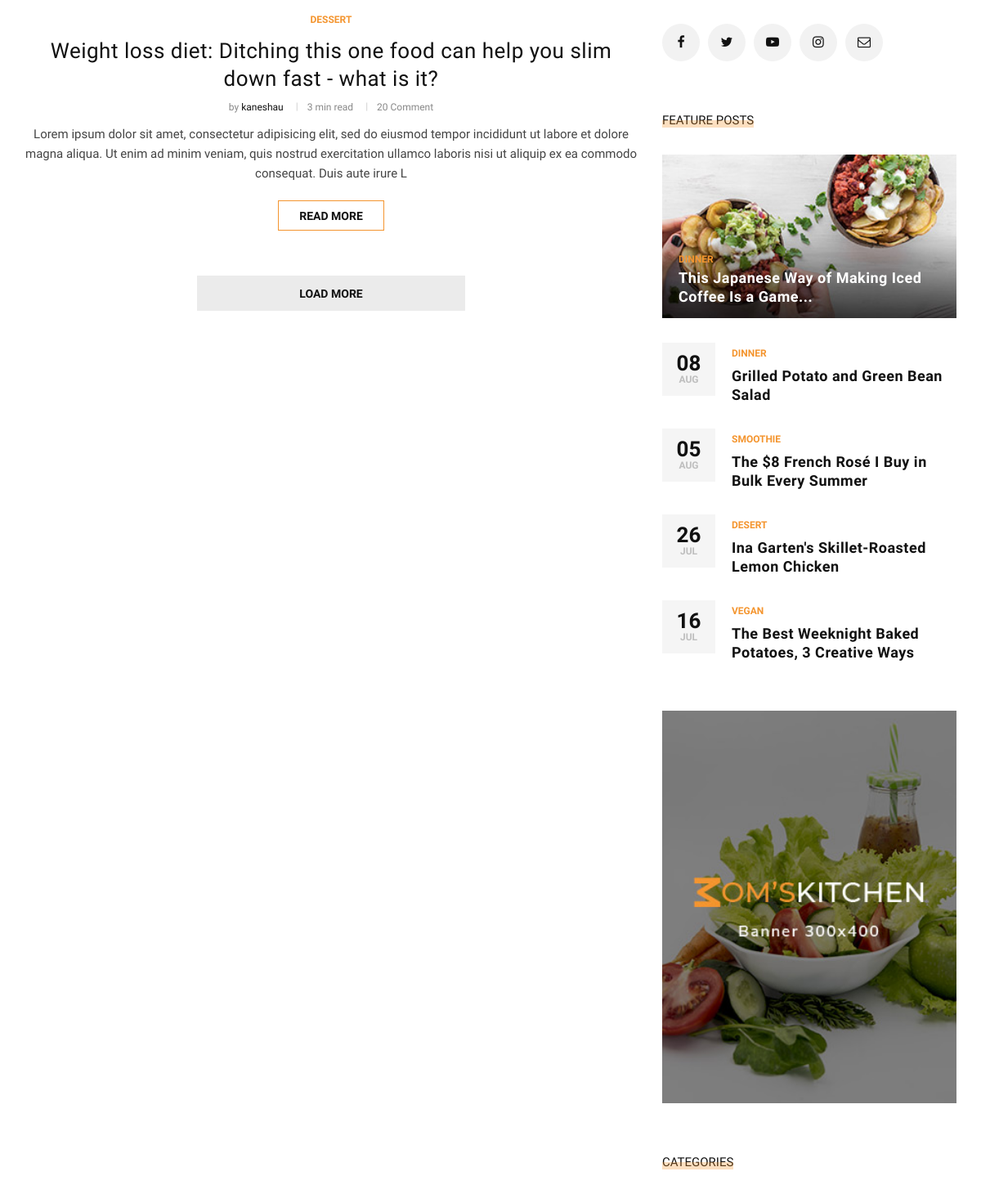
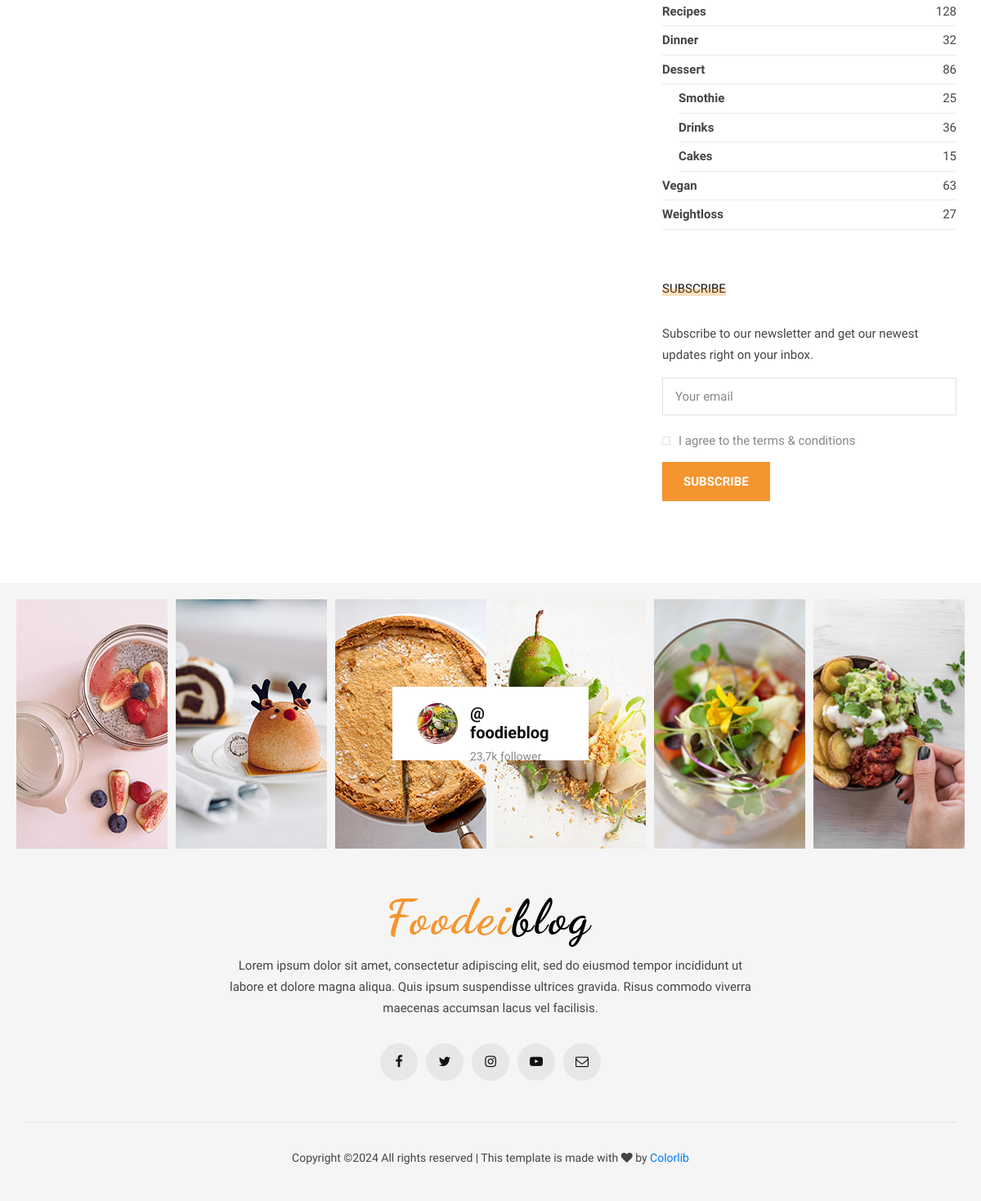
Before: / (lower part) with the older database file (2 pictures, top to bottom).
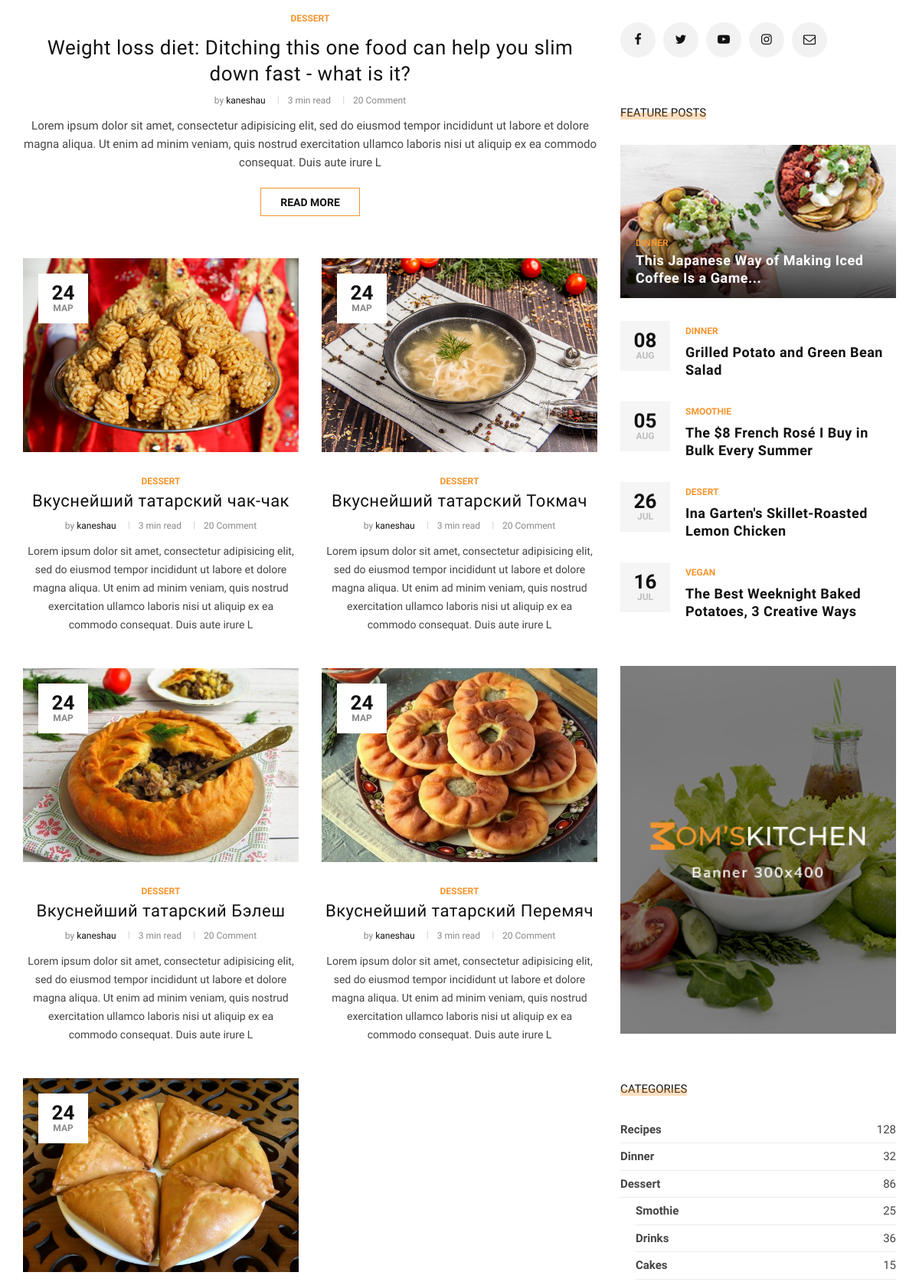
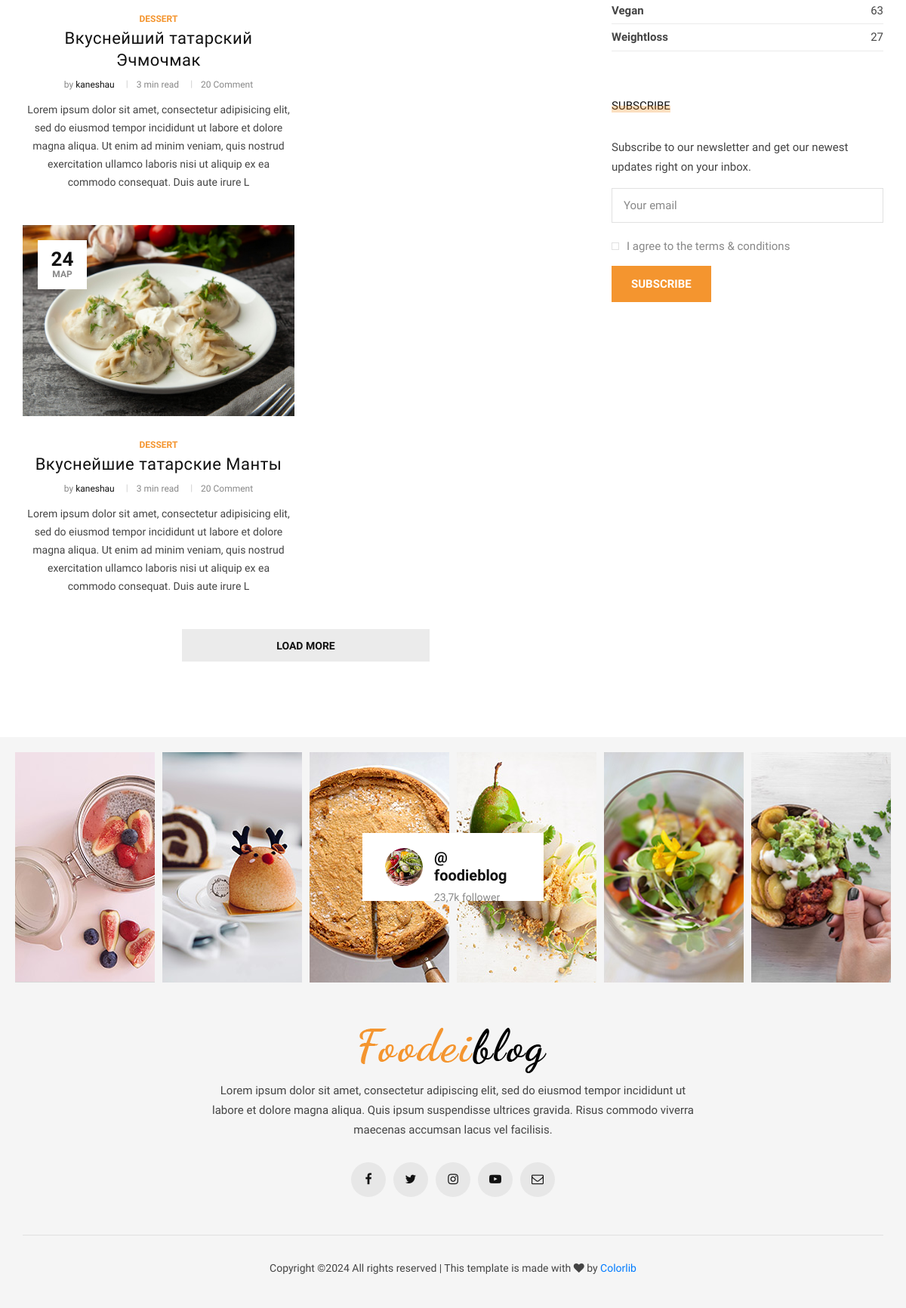
After: the same page with the newer database file (2 pictures, top to bottom).
### blog/models.py (models this page shows, shortened)
class Post(models.Model):
    author = models.ForeignKey(
        User, related_name='posts', on_delete=models.CASCADE)
    title = models.CharField(max_length=200)
    slug = models.SlugField(max_length=200, default='')
    image = models.ImageField(upload_to='articles/')
    text = models.TextField()
    category = models.ForeignKey(
        Category,
        related_name='post',
        on_delete=models.SET_NULL,
        null=True
    )
    tags = models.ManyToManyField(Tag, related_name='post')
    create_at = models.DateTimeField(auto_now_add=True)
    def get_absolute_url(self):
        return reverse("post_single", kwargs={"slug": self.category.slug, "post_slug":  self.slug})

class Category(MPTTModel):
    name = models.CharField(max_length=100)
    slug = models.SlugField(max_length=100)
    parent = TreeForeignKey(
        'self',
        related_name='children',
        on_delete=models.SET_NULL,
        null=True,
        blank=True
    )
    class MPTTMeta:
        order_insertion_by = ['name']
    def __str__(self):
        return self.name

### blog/views.py (the view)
# urls.py: path('', views.HomeView.as_view(), name='home'),
class HomeView(TemplateView):
    template_name = 'blog/home.html'
    def get_context_data(self, **kwargs):
        context = super().get_context_data(**kwargs)
        context['post_list'] = Post.objects.all()[:9]
        return context

### templates/blog/home.html (shortened to what the changed rows need)
{% extends 'base.html' %}
{% block content %}
<section class="categories spad">
    <div class="categories__post">
        <div class="container">
            <div class="row">
                <div class="col-lg-8 col-md-8">
                  {% for post in post_list %}
                      {% if forloop.first %}
                        <div class="categories__post__item categories__post__item--large">
                          <div class="categories__post__item__text">
                            <ul class="post__label--large">
                              <li>{{ post.category }}</li>
                            </ul>
                            <h3><a href="{{ post.get_absolute_url }}">{{ post.title }}</a></h3>
                            <ul class="post__widget">
                              <li>by <span>{{ post.author }}</span></li>
                              <li>3 min read</li>
                              <li>20 Comment</li>
                            </ul>
                            <p>{{ post.text|slice:":250" }}</p>
                            <a href="{{ post.get_absolute_url }}" class="primary-btn">Read more</a>
                          </div>
                        </div>
                        <div class="row">
                      {% endif %}
                  {% endfor %}
                      <div class="col-lg-6 col-md-6 col-sm-6">
                        {% for post in post_list %}
                            {% if forloop.counter <= 5 and  forloop.counter > 1 %}
                              <div class="categories__post__item">
                                <div class="categories__post__item__pic small__item set-bg"
                                     data-setbg="{{ post.image.url }}">
                                  <div class="post__meta">
                                    <h4>{{ post.create_at|date:"d" }}</h4>
                                    <span>{{ post.create_at|date:"M" }}</span>
                                  </div>
                                </div>
                                <div class="categories__post__item__text">
                                  <span class="post__label">{{ post.category }}</span>
                                  <h3><a href="{{ post.get_absolute_url }}">{{ post.title }}</a></h3>
                                  <ul class="post__widget">
                                    <li>by <span>{{ post.author }}</span></li>
                                    <li>3 min read</li>
                                    <li>20 Comment</li>
                                  </ul>
                                  <p>{{ post.text|slice:":250" }}</p>
                                </div>
                              </div>
                            {% endif %}
                        {% endfor %}
                      </div>
                      <div class="col-lg-6 col-md-6 col-sm-6">
                        {% for post in post_list %}
                          {% if forloop.counter > 5 %}
                            <div class="categories__post__item">
                              <div class="categories__post__item__pic small__item set-bg"
                                   data-setbg="{{ post.image.url }}">
                                <div class="post__meta">
                                  <h4>{{ post.create_at|date:"d" }}</h4>
                                  <span>{{ post.create_at|date:"M" }}</span>
                                </div>
                              </div>
                              <div class="categories__post__item__text">
                                <span class="post__label">{{ post.category }}</span>
                                <h3><a href="{{ post.get_absolute_url }}">{{ post.title }}</a></h3>
                                <ul class="post__widget">
                                  <li>by <span>{{ post.author }}</span></li>
                                  <li>3 min read</li>
                                  <li>20 Comment</li>
                                </ul>
                                <p>{{ post.text|slice:":250" }}</p>
                              </div>
                            </div>
                          {% endif %}
                        {% endfor %}
                      </div>
                    </div>
                </div>
            </div>
        </div>
    </div>
</section>
{% endblock content %}

Changed rows visible on the page:
added Post: shows a picture, create_at "24", create_at "МАР", category "DESSERT", title "Вкуснейший татарский чак-чак", author "kaneshau", text "Lorem ipsum dolor sit amet, consectetur adipisicing elit, sed do eiusmod tempor incididunt ut labore et dolore magna aliqua. Ut enim ad minim veniam, quis nostrud exercitation ullamco laboris nisi ut aliquip ex ea commodo consequat. Duis aute irure L"
added Post: shows a picture, create_at "24", create_at "МАР", category "DESSERT", title "Вкуснейший татарский Бэлеш", author "kaneshau", text "Lorem ipsum dolor sit amet, consectetur adipisicing elit, sed do eiusmod tempor incididunt ut labore et dolore magna aliqua. Ut enim ad minim veniam, quis nostrud exercitation ullamco laboris nisi ut aliquip ex ea commodo consequat. Duis aute irure L"
added Post: shows a picture, create_at "24", create_at "МАР", category "DESSERT", title "Вкуснейший татарский Эчмочмак", author "kaneshau", text "Lorem ipsum dolor sit amet, consectetur adipisicing elit, sed do eiusmod tempor incididunt ut labore et dolore magna aliqua. Ut enim ad minim veniam, quis nostrud exercitation ullamco laboris nisi ut aliquip ex ea commodo consequat. Duis aute irure L"
added Post: shows a picture, create_at "24", create_at "МАР", category "DESSERT", title "Вкуснейшие татарские Манты", author "kaneshau", text "Lorem ipsum dolor sit amet, consectetur adipisicing elit, sed do eiusmod tempor incididunt ut labore et dolore magna aliqua. Ut enim ad minim veniam, quis nostrud exercitation ullamco laboris nisi ut aliquip ex ea commodo consequat. Duis aute irure L"
added Post: shows a picture, create_at "24", create_at "МАР", category "DESSERT", title "Вкуснейший татарский Токмач", author "kaneshau", text "Lorem ipsum dolor sit amet, consectetur adipisicing elit, sed do eiusmod tempor incididunt ut labore et dolore magna aliqua. Ut enim ad minim veniam, quis nostrud exercitation ullamco laboris nisi ut aliquip ex ea commodo consequat. Duis aute irure L"
added Post: shows a picture, create_at "24", create_at "МАР", category "DESSERT", title "Вкуснейший татарский Перемяч", author "kaneshau", text "Lorem ipsum dolor sit amet, consectetur adipisicing elit, sed do eiusmod tempor incididunt ut labore et dolore magna aliqua. Ut enim ad minim veniam, quis nostrud exercitation ullamco laboris nisi ut aliquip ex ea commodo consequat. Duis aute irure L"
